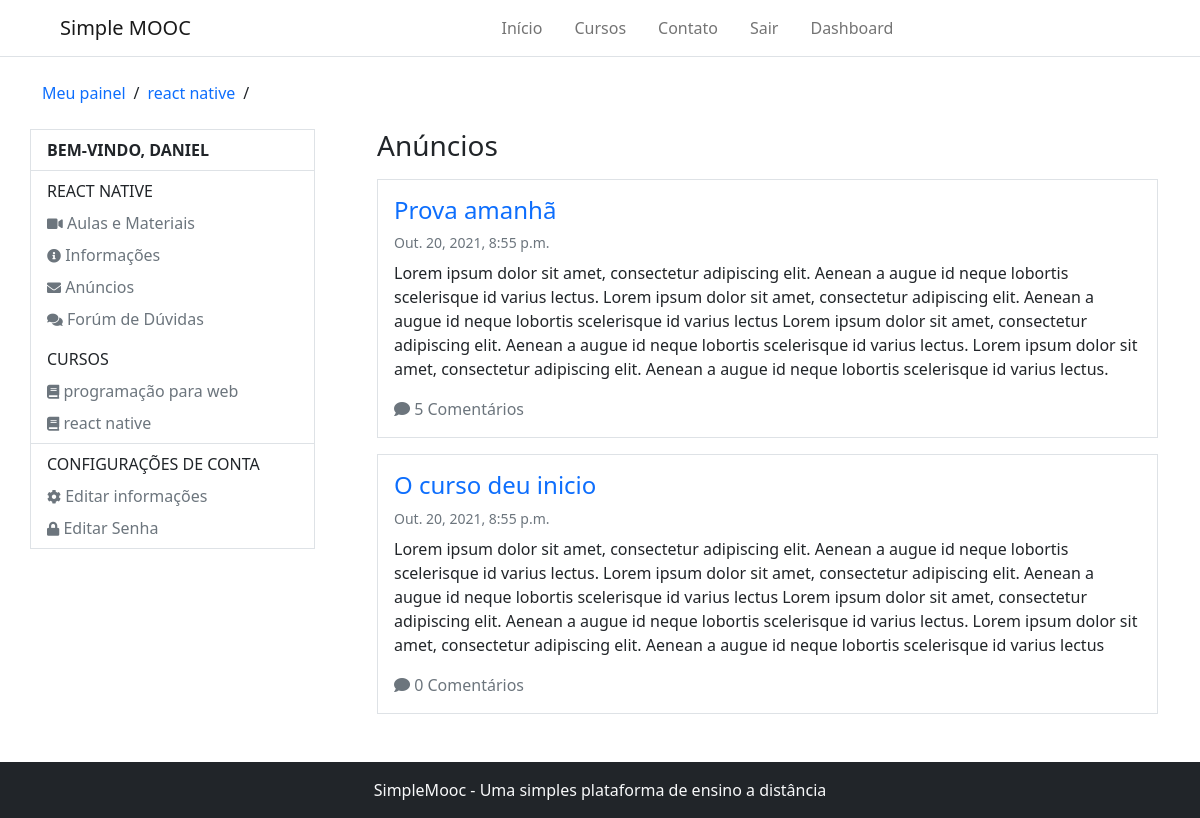
/accounts/course-adverts/react-native/ (signed in), run on the app's committed database.
### Courses/models.py (models this page shows, shortened)
class Course(models.Model):
    name_course = models.CharField(max_length=50, verbose_name='Nome do curso')
    slug_course = models.SlugField(verbose_name='Atalho', blank=True)
    description_course = models.CharField(max_length=255, verbose_name='Descrição do curso')
    about_course = models.TextField(verbose_name='Sobre o curso')
    image_course = models.ImageField(upload_to='course_img/%Y/%m/%d', verbose_name='Imagem', null=True, blank=True)
    created_at = models.DateTimeField(auto_now_add= True, verbose_name='Data de criação')
    update_at = models.DateTimeField(auto_now=True, verbose_name='Data de atualização')
    objects = CourseManager()
    def __str__(self):
        return self.name_course
    def course_adverts_url(self):
        return reverse('course-adverts', args=[self.slug_course])
    class Meta:
        verbose_name = 'curso'
        verbose_name_plural = 'cursos'

class subscribe(models.Model):
    STATUS_CHOICES = (
        (0, 'Análise'),
        (1, 'Aprovado'),
        (2, 'Cancelado'),
    )
    user = models.ForeignKey(settings.AUTH_USER_MODEL, on_delete=models.CASCADE, verbose_name='Usuário')
    course = models.ForeignKey(Course, on_delete=models.CASCADE, verbose_name='Curso')
    status = models.IntegerField(choices=STATUS_CHOICES, default=0, blank=True, verbose_name='Situação')
    created_at = models.DateTimeField(auto_now_add=True, verbose_name='Criado em')
    update_at = models.DateTimeField(auto_now=True, verbose_name='Atualizado em')
    def is_approved(self):
        return self.status == 1
    class Meta:
        verbose_name = 'Inscrição'
        verbose_name_plural = 'Inscrições'
        unique_together = (('user', 'course'),)

class Advert(models.Model):
    course = models.ForeignKey(Course, on_delete=models.CASCADE, verbose_name='Curso', related_name='Adverts')
    title = models.CharField(max_length=100, verbose_name='Título do anúncio')
    content = models.TextField(verbose_name='Conteúdo')
    created_at = models.DateTimeField(auto_now_add=True, verbose_name='Criado em')
    update_at = models.DateTimeField(auto_now=True, verbose_name='Atualizado em')
    class Meta:
        verbose_name = 'Anúncio'
        verbose_name_plural = 'Anúncios'

### Accounts/models.py (models this page shows, shortened)
class User(AbstractBaseUser, PermissionsMixin):
    username = models.CharField(max_length=50, verbose_name='Nome de usuário', unique=True,
        validators=[validators.RegexValidator(re.compile('^[\w.@+-]+$'),
        'O nome de usuário só pode conter letras números, ou os seguintes caracteres: @/./+/-/_',
        'invalid')]
    )
    email = models.EmailField(unique=True, verbose_name='E-mail')
    full_name = models.CharField(max_length=100, blank=True, verbose_name='Nome completo')
    is_active = models.BooleanField(blank=True, default=True, verbose_name='Está ativo?')
    is_staff = models.BooleanField(blank=True, default=False, verbose_name='Pertence a equipe?')
    date_joined = models.DateTimeField(auto_now_add=True, verbose_name='Data de entrada')
    objects = UserManager()
    USERNAME_FIELD = 'username'
    REQUIRED_FIELDS = ['email', 'full_name']
    def __str__(self):
        return self.username
    class Meta:
        verbose_name = 'Usuário'
        verbose_name_plural = 'Usuários'

### Accounts/decorators.py (the view)
    def wrapper(request, *args, **kwargs):
        slug = kwargs.get('slug')
        course = get_object_or_404(Course, slug_course=slug)
        try:
            subscriber = get_object_or_404(subscribe, user=request.user, course=course)
        except:
            messages.error(request, 'Desculpe, mas você não tem permissão para acessar essa página')
            return redirect('dashboard')
        if not subscriber.is_approved():
            messages.error(request, 'A sua inscrição no curso ainda está pendente')
            return redirect('dashboard')
        request.course = course
        return detail_advert(request, *args, **kwargs)

### Accounts/views.py (called while the page is built)
@login_required
@subscription_required
def course_adverts(request, slug):
    course = request.course
    adverts = course.Adverts.all()
    return render(request, 'registration/course_adverts.html', {'course': course, 'adverts': adverts})

### Courses/templatetags/courses_tags.py (called while the page is built)
@register.inclusion_tag('partials/_my_courses.html')
def user_courses(user):
    registrations = subscribe.objects.order_by('-id').filter(user=user)
    return {'registrations': registrations}

### Accounts/templates/registration/course_adverts.html
{% extends 'registration/dashboard.html' %}
{% block 'breadcrumbs' %}
    {{ block.super }}
    <li><a href="{{ course.course_adverts_url }}" class="text-decoration-none">{{ course }}</a></li>
    <li>/</li>
{% endblock %}
{% block 'dashboard-aside' %}
    <ul class="nav flex-column px-3 py-2">
        <p class="mb-0 text-uppercase">{{ course }}</p>
        <li class="nav-item">
            <a class="nav-link px-0 link-secondary pb-0" href="{% url 'edit_account' %}">
                <i class="fas fa-video" style="font-size: 14px"></i> Aulas e Materiais
            </a>
        </li>
        <li class="nav-item">
            <a class="nav-link px-0 link-secondary pb-0" href="{% url 'edit_password' %}">
                <i class="fas fa-info-circle" style="font-size: 14px"></i> Informações
            </a>
        </li>
        <li class="nav-item">
            <a class="nav-link px-0 link-secondary pb-0" href="{% url 'edit_password' %}">
                <i class="fas fa-envelope" style="font-size: 14px"></i> Anúncios
            </a>
        </li>
        <li class="nav-item">
            <a class="nav-link px-0 link-secondary pb-0" href="{% url 'edit_password' %}">
                <i class="fas fa-comments" style="font-size: 14px"></i> Forúm de Dúvidas
            </a>
        </li>
    </ul>
    {{ block.super }}
{% endblock %}
{% block 'dashboard-main' %}
    <h1 class="fs-3 mb-3">Anúncios</h1>
    <div class="d-flex flex-column gap-3">
        {% for advert in adverts %}
            <div class="border border-1 p-3">
                <h2 class="fs-4">
                    <a href="{% url 'detail-advert' course.slug_course advert.id %}" class="text-decoration-none">{{ advert.title }}</a>
                </h2>
                <small class="text-muted d-block mb-2">{{ advert.created_at }}</small>
                <p>{{ advert.content }}</p>
                <i class="fas fa-comment text-secondary"></i>
                <a href="#" class="text-decoration-none text-muted">
                    {% with comments_count=advert.Comments.count %}
                        {{ comments_count }} Comentário{{ comments_count|pluralize }}
                    {% endwith %}
                </a>
            </div>
        {% endfor %}
    </div>
{% endblock %}

### Accounts/templates/registration/dashboard.html (shortened to what this page needs)
{% extends 'base.html' %}
{% load courses_tags %}
{% block 'content' %}
    {% include 'partials/_header.html' %}
    <div class="container">
        <ul class="d-flex align-items-center my-4 p-0 gap-2" style="list-style: none;">
            {% block 'breadcrumbs' %}
                <li><a href="{% url 'dashboard' %}" class="text-decoration-none">Meu painel</a></li>
                <li>/</li>
            {% endblock %}
        </ul>
        <div class="row mb-5">
            <div class="col-3 p-0 d-block border border-1" style="margin-right: 50px; height: max-content;">
                <p class="text-uppercase fw-bold px-3 py-2 m-0 border-bottom">bem-vindo, {{ user.username }}</p>
                {% block 'dashboard-aside' %}
                    <ul class="nav flex-column border-bottom px-3 py-2">
                        <p class="mb-0 text-uppercase">Cursos</p>
                        {% user_courses user %}
                    </ul>
                    <ul class="nav flex-column px-3 py-2">
                        <p class="mb-0 text-uppercase">Configurações de conta</p>
                        <li class="nav-item">
                            <a class="nav-link px-0 link-secondary pb-0" href="{% url 'edit_account' %}">
                                <i class="fas fa-cog" style="font-size: 14px"></i> Editar informações
                            </a>
                        </li>
                        <li class="nav-item">
                            <a class="nav-link px-0 link-secondary pb-0" href="{% url 'edit_password' %}">
                                <i class="fas fa-lock" style="font-size: 14px"></i> Editar Senha
                            </a>
                        </li>
                    </ul>
                {% endblock %}
            </div>
            <div class="col">
                {% block 'dashboard-main' %}{% endblock %}
            </div>
        </div>
    </div>
    {% include 'partials/_footer.html' %}
{% endblock %}

### templates/partials/_my_courses.html
{% for subscribe in registrations %}
    <li class="nav-item">
        <a class="nav-link px-0 link-secondary pb-0" aria-current="page" href="{{ subscribe.course.course_user_url }}">
            <i class="fas fa-book" style="font-size: 14px"></i> {{ subscribe.course }}
        </a>
    </li>
{% empty %}
    <p class="text-muted">Você não está escrito em nenhum curso</p>
{% endfor %}

### data on the page
Course: name_course "react native", name_course "REACT NATIVE"
User: username "DANIEL"
subscribe: course "programação para web"
subscribe: course "react native"
Advert: title "Prova amanhã", created_at "Out. 20, 2021, 8:55 p.m.", content "Lorem ipsum dolor sit amet, consectetur adipiscing elit. Aenean a augue id neque lobortis scelerisque id varius lectus. Lorem ipsum dolor sit amet, consectetur adipiscing elit. Aenean a augue id neque lobortis scelerisque id varius lectus Lorem ipsum dolor sit amet, consectetur adipiscing elit. Aenean a augue id neque lobortis scelerisque id varius lectus. Lorem ipsum dolor sit amet, consectetur adipiscing elit. Aenean a augue id neque lobortis scelerisque id varius lectus.", Comments.count "5"
Advert: title "O curso deu inicio", created_at "Out. 20, 2021, 8:55 p.m.", content "Lorem ipsum dolor sit amet, consectetur adipiscing elit. Aenean a augue id neque lobortis scelerisque id varius lectus. Lorem ipsum dolor sit amet, consectetur adipiscing elit. Aenean a augue id neque lobortis scelerisque id varius lectus Lorem ipsum dolor sit amet, consectetur adipiscing elit. Aenean a augue id neque lobortis scelerisque id varius lectus. Lorem ipsum dolor sit amet, consectetur adipiscing elit. Aenean a augue id neque lobortis scelerisque id varius lectus", Comments.count "0"
